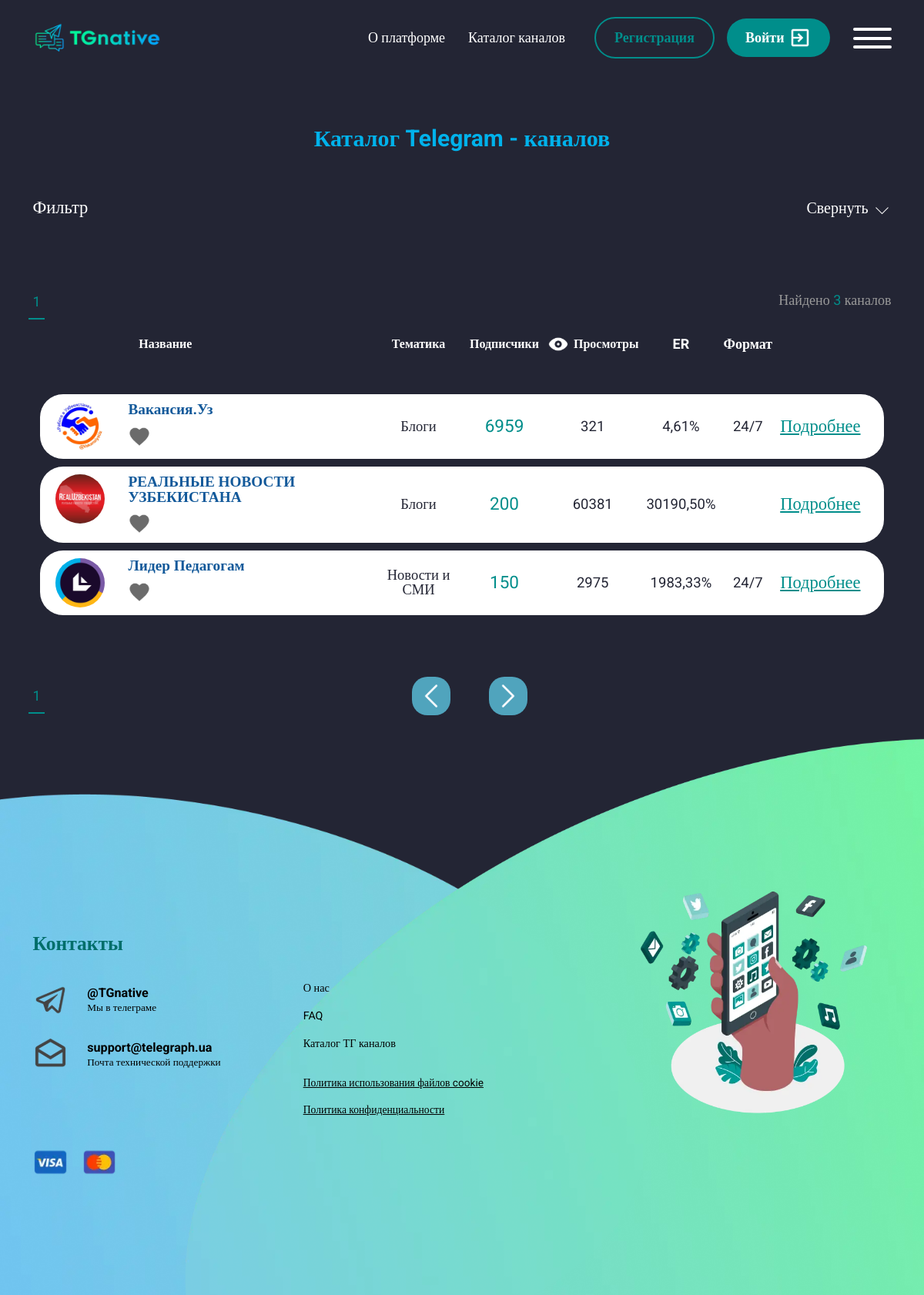
The page /category-list/ on the database its author committed.
### API/models.py (models this page shows, shortened)
class Chanel(models.Model):
    chanel_link=models.CharField(max_length=150)
    name=models.CharField(max_length=150,verbose_name="Называние канала")
    pictures=models.ImageField(verbose_name='Лого')
    subscribers=models.IntegerField()
    views=models.IntegerField()
    created_at=models.DateTimeField(auto_now_add=True)
    add_chanel =models.ForeignKey(Add_chanel, on_delete=models.CASCADE)
    username=models.CharField(max_length=140)
    class Meta:
        verbose_name="Канал"
        verbose_name_plural="Канал"
        ordering=['-subscribers']

### accounts/models.py (models this page shows, shortened)
class Add_chanel(models.Model):
    username = models.ForeignKey(Profile, on_delete=models.CASCADE,related_name='profile')
    category=models.ForeignKey('Category_chanels',on_delete=models.CASCADE)
    chanel_link = models.CharField(max_length=150)
    description=models.TextField()

class Category_chanels(models.Model):
    name=models.CharField(max_length=150)
    created_at=models.DateTimeField(auto_now_add=True)
    def __str__(self):
        return self.name

class Cost_Format(models.Model):
    add_chanel=models.ForeignKey(Add_chanel,on_delete=models.CASCADE,related_name='cost_formats')
    placement_format = models.CharField(max_length=100)
    cost_per_format = models.DecimalField(max_digits=10, decimal_places=2)

### accounts/views.py (the view)
# urls.py: path('category-list/',views.CategoryChanelPage.as_view(),name='category-list'),
class CategoryChanelPage(ListView):
    template_name = 'category.html'
    model = Chanel
    paginate_by = 6
    login_url = reverse_lazy('login')
    def get_queryset(self):
        search_query = self.request.GET.get('chanel_link')
        select_category = self.request.GET.get('selected_category')
        chanel_name = self.request.GET.get('chanel_name')
        views_from=self.request.GET.get('views_from')
        views_to=self.request.GET.get('views_to')
        subscribers_from=self.request.GET.get('subscribers_from')
        subscribers_to=self.request.GET.get('subscribers_to')
        cost_from=self.request.GET.get('cost_from')
        cost_to = self.request.GET.get('cost_to')
        queryset = Chanel.objects.all()
        if search_query:
            queryset = queryset.filter(chanel_link__icontains=search_query)
        if select_category:
            queryset = queryset.filter(add_chanel__category__name=select_category)
        if chanel_name:
            queryset = queryset.filter(name__icontains=chanel_name)
        if views_from and views_to :
            queryset=queryset.filter(views__range=[views_from, views_to])
        if subscribers_from and subscribers_to :
            queryset=queryset.filter(subscribers__range=[subscribers_from, subscribers_to])
        if cost_from and cost_to :
            queryset = queryset.filter(add_chanel__cost_formats__cost_per_format__range=[cost_from, cost_to])
        return queryset
    def get_context_data(self, *, object_list=None, **kwargs):
        context = super().get_context_data(**kwargs)
        context['lists'] = self.get_queryset().count()
        context['count'] = Chanel.objects.select_related('add_chanel').prefetch_related('add_chanel__cost_formats')
        context['category'] = Category_chanels.objects.all()
        return context

### accounts/context_processors.py (called while the page is built, shortened)
def user_authenticated(request):
    user_authenticated_data = {'user_authenticated': request.user.is_authenticated}
    return user_authenticated_data

### accounts/templates/category.html (shortened to what this page needs)
{% extends 'base.html' %}
{% load mathfilters %}
{% load static %}
    {% block content %}
    <main class="page">
			<section class="catalog-mainscreen">
				<div class="catalog-mainscreen__container container">
					<h1 class="title title_center">Каталог Telegram - каналов</h1>
					<div data-spollers class="spollers">
						<div class="spollers__item">
							<button type="button" data-spoller class="spollers__title">
								<span class="label-white label-white_s24">
									Фильтр
								</span>
								<span class="label-white label-white_s20">
									Свернуть
									<img class="arrow" src="img/icons/arrow-down.svg" alt="">
								</span>
							</button>
						</div>
					</div>
				</div>
			</section>
			<section class="search-channels">
				<div class="search-channels__container">
					<div class="search-channels__head">
						<div class="search-channels__tabs-head">
							<div class="search-channels__nums tabs-navigation">
								{% for p in page_obj.paginator.page_range %}
								 {% if page_obj.number == p %}
								<a href="?page={{ p }}">
								<button class="search-channels__num tabs-navigation__title _tab-active" type="button">{{p}}</button>
								</a>
								{% else %}
								<a href="?page={{ p }}">
								<button class="search-channels__num tabs-navigation__title" type="button">{{p}}</button>
								</a>
								{% endif %}
								{% endfor %}
							</div>
							<div class="search-channels__head-text">
								Найдено <span>{{ lists }}</span> каналов
							</div>
						</div>
					</div>
					<div class="table-wrap">
						<table class="table table_w">
							<thead>
								<tr>
									<th scope="col">
										<div class="label-white label-white_s16">Название</div>
									</th>
									<th scope="col">
										<div class="label-white label-white_s16">Тематика</div>
									</th>
									<th>
										<div class="label-white label-white_s16">Подписчики</div>
									</th>
									<th>
										<div class="d-flex">
											<img src="img/icons/eye.svg" alt="">
											<div class="label-white label-white_s16">Просмотры</div>
										</div>
									</th>
									<th>
										ER
									</th>
									<th>
										Формат
									</th>
									<th>
									</th>
								</tr>
							</thead>
							<tbody>
							 {% for item in object_list  %}
               				 {% with last_cost_format=item.add_chanel.cost_formats.last %}
							 {% with er=item.views|div:item.subscribers|mul:100 %}
								<tr>
									<td class="table-row" scope="row">
										<div class="table-row__head">
											<a href="#" target="_blank" class="table-row__img">
												<picture><source srcset="/{{ item.pictures }}" type="image/webp"><img class="img-fluid" src="/{{ item.pictures }}" alt=""></picture>
											</a>
											<div class="table-row__content">
												<div class="table-row__content">
													<a href="{% url 'page' item.pk %}" target="_blank" class="label-dark-blue label-dark-blue_s20 hhv-green">{{item.name}}</a>
													<div class="table-row__btns">
														<img  class="likeButton" data-chanel-id="{{ item.id }}" src="{% static 'img/catalog/like.svg' %}" alt="">
													</div>
												</div>
											</div>
										</div>
									</td>
									<td class="table-row">
										<div class="label-dark label-dark_s20">{{item.add_chanel.category}}</div>
									</td>
									<td class="table-row">
										<div class="label-dark-green label-dark-green_s24">{{item.subscribers}}</div>
									</td>
									<td class="table-row">
										<div class="label-dark label-dark_s20">{{item.views}}</div>
									</td>
									<td class="table-row">
										<div class="label-dark label-dark_s20">{{er|floatformat:2 }}%</div>
									</td>
									<td class="table-row">
										<div class="label-dark label-dark_s20">{{last_cost_format.placement_format}}</div>
									</td>
									<td class="table-row">
										<a href="{% url 'page' item.pk %}" target="_blank" class="label-dark-green hhv-blue label-underline label-dark-green_s24" type="button">Подробнее</a>
									</td>
								</tr>
							 {% endwith %}
               				 {% endwith %}
							 {% endfor %}
							</tbody>
						</table>
					</div>
					<div class="search-channels__bottom">
						<div class="search-channels__nums tabs-navigation">
							{% for p in page_obj.paginator.page_range %}
								 {% if page_obj.number == p %}
								<a href="?page={{ p }}">
								<button class="search-channels__num tabs-navigation__title _tab-active" type="button">{{p}}</button>
								</a>
								{% else %}
								<a href="?page={{ p }}">
								<button class="search-channels__num tabs-navigation__title" type="button">{{p}}</button>
								</a>
								{% endif %}
								{% endfor %}
						</div>
						<div class="search-channels__arrows">
							 {% if page_obj.has_previous %}
							<a href="?page={{page_obj.previous_page_number}}" class="search-channels__arrow search-channels__arrow_left" >
								<img class="img-fluid" src="{% static 'img/icons/arrow-left.svg' %}" alt="">
							</a>
							{% else %}
							<a  href="?page={{page_obj.number}}" class="search-channels__arrow search-channels__arrow_left" >
								<img class="img-fluid" src="{% static 'img/icons/arrow-left.svg' %}" alt="">
							</a>
							{% endif %}
							 {% if page_obj.has_next %}
							<a href="?page={{ page_obj.next_page_number }}" class="search-channels__arrow search-channels__arrow_right" >
								<img class="img-fluid" src="{% static 'img/icons/arrow-left.svg' %}" alt="">
							</a>
							{% else %}
							<a href="?page={{ page_obj.number }}" class="search-channels__arrow search-channels__arrow_right" >
								<img class="img-fluid" src="{% static 'img/icons/arrow-left.svg' %}" alt="">
							</a>
							{% endif %}
						</div>
					</div>
				</div>
			</section>
		</main>
{% endblock %}

### rows shown on the page
Chanel: pictures (picture), name "Вакансия.Уз", add_chanel.category "Блоги", subscribers "6959", views "321", value "4,61", add_chanel.cost_formats.last.placement_format "24/7"
Chanel: pictures (picture), name "РЕАЛЬНЫЕ НОВОСТИ УЗБЕКИСТАНА", add_chanel.category "Блоги", subscribers "200", views "60381", value "30190,50"
Chanel: pictures (picture), name "Лидер Педагогам", add_chanel.category "Новости и СМИ", subscribers "150", views "2975", value "1983,33", add_chanel.cost_formats.last.placement_format "24/7"

### other values the page prints
{{ p }} "1"
{{ lists }} "3"
